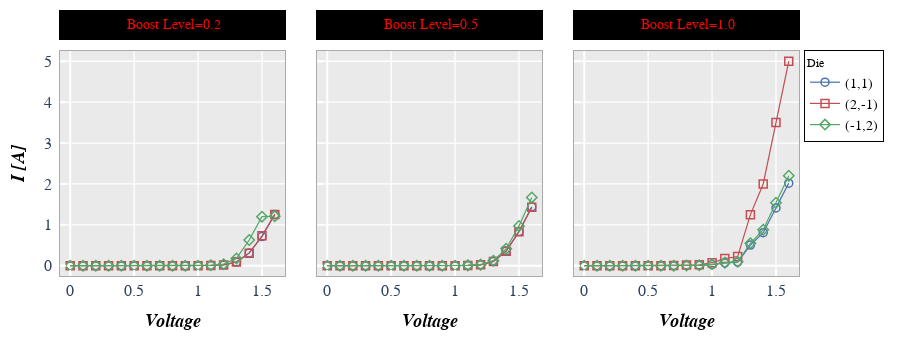

The notebook cell this image was saved under:
### Markdown cell above
Column plots create multiple subplots in a single row.  Each unique value in the DataFrame column provided for keyword ``col`` creates a new column in the subplot grid.  Plot order is defined alphabetically from left to right.  Each column contains a column label indicating the unique value of the ``col`` column.

### Code cell
fcp.plot(df, x='Voltage', y='I [A]', legend='Die', col='Boost Level', ax_size=[225, 225], legend_edge_color='#000000', modebar_visible=True,
         filter='Substrate=="Si" & Target Wavelength==450 & Temperature [C]==25', label_col_fill_color='#000000', show=True, label_col_font_color='#ff0000')

### Figure 1 — Plotly figure (JSON) as saved in the notebook; plotly's stock layout.template omitted (floating-point values rounded to 4 significant figures)
{"data": [{"line": {"width": 1.2}, "marker": {"color": "#4b72b0", "line": {"color": "#4b72b0", "width": 1.5}, "size": 8, "symbol": "circle-open"}, "mode": "lines+markers", "name": "(1,1)", "showlegend": true, "type": "scatter", "x": [0, 0.1, 0.2, 0.3, 0.4, 0.5, 0.6, 0.7, 0.8, 0.9, 1, 1.1, 1.2, 1.3, 1.4, 1.5, 1.6], "xaxis": "x", "y": [0, 0, 0, 0, 0, 0, 0, 0, 0, 0, 0.001, 0.007, 0.021, 0.091, 0.314, 0.713, 1.253], "yaxis": "y"}, {"line": {"width": 1.2}, "marker": {"color": "#c34e52", "line": {"color": "#c34e52", "width": 1.5}, "size": 8, "symbol": "square-open"}, "mode": "lines+markers", "name": "(2,-1)", "showlegend": true, "type": "scatter", "x": [0, 0.1, 0.2, 0.3, 0.4, 0.5, 0.6, 0.7, 0.8, 0.9, 1, 1.1, 1.2, 1.3, 1.4, 1.5, 1.6], "xaxis": "x", "y": [0, 0, 0, 0, 0, 0, 0, 0, 0, 0, 0.001, 0.007, 0.02, 0.092, 0.309, 0.731, 1.255], "yaxis": "y"}, {"line": {"width": 1.2}, "marker": {"color": "#54a767", "line": {"color": "#54a767", "width": 1.5}, "size": 8, "symbol": "diamond-open"}, "mode": "lines+markers", "name": "(-1,2)", "showlegend": true, "type": "scatter", "x": [0, 0.1, 0.2, 0.3, 0.4, 0.5, 0.6, 0.7, 0.8, 0.9, 1, 1.1, 1.2, 1.3, 1.4, 1.5, 1.6], "xaxis": "x", "y": [0, 0, 0, 0, 0, 0, 0, 0, 0, 0, 0.002, 0.014, 0.04, 0.18, 0.63, 1.2, 1.211], "yaxis": "y"}, {"line": {"width": 1.2}, "marker": {"color": "#4b72b0", "line": {"color": "#4b72b0", "width": 1.5}, "size": 8, "symbol": "circle-open"}, "mode": "lines+markers", "name": "(1,1)", "showlegend": false, "type": "scatter", "x": [0, 0.1, 0.2, 0.3, 0.4, 0.5, 0.6, 0.7, 0.8, 0.9, 1, 1.1, 1.2, 1.3, 1.4, 1.5, 1.6], "xaxis": "x2", "y": [0, 0, 0, 0, 0, 0, 0, 0, 0, 0, 0.0012, 0.0084, 0.024, 0.108, 0.36, 0.84, 1.44], "yaxis": "y2"}, {"line": {"width": 1.2}, "marker": {"color": "#c34e52", "line": {"color": "#c34e52", "width": 1.5}, "size": 8, "symbol": "square-open"}, "mode": "lines+markers", "name": "(2,-1)", "showlegend": false, "type": "scatter", "x": [0, 0.1, 0.2, 0.3, 0.4, 0.5, 0.6, 0.7, 0.8, 0.9, 1, 1.1, 1.2, 1.3, 1.4, 1.5, 1.6], "xaxis": "x2", "y": [0, 0, 0, 0, 0, 0, 0, 0, 0, 0.001, 0.00119, 0.00833, 0.0238, 0.1071, 0.357, 0.833, 1.428], "yaxis": "y2"}, {"line": {"width": 1.2}, "marker": {"color": "#54a767", "line": {"color": "#54a767", "width": 1.5}, "size": 8, "symbol": "diamond-open"}, "mode": "lines+markers", "name": "(-1,2)", "showlegend": false, "type": "scatter", "x": [0, 0.1, 0.2, 0.3, 0.4, 0.5, 0.6, 0.7, 0.8, 0.9, 1, 1.1, 1.2, 1.3, 1.4, 1.5, 1.6], "xaxis": "x2", "y": [0, 0, 0, 0, 0, 0, 0, 0, 0, 0.0005, 0.001392, 0.009747, 0.02785, 0.1253, 0.4177, 0.9747, 1.671], "yaxis": "y2"}, {"line": {"width": 1.2}, "marker": {"color": "#4b72b0", "line": {"color": "#4b72b0", "width": 1.5}, "size": 8, "symbol": "circle-open"}, "mode": "lines+markers", "name": "(1,1)", "showlegend": false, "type": "scatter", "x": [0, 0.1, 0.2, 0.3, 0.4, 0.5, 0.6, 0.7, 0.8, 0.9, 1, 1.1, 1.2, 1.3, 1.4, 1.5, 1.6], "xaxis": "x3", "y": [0, 0, 0, 0, 0, 0, 0.00101, 0.00303, 0.00707, 0.0101, 0.0303, 0.0707, 0.0909, 0.505, 0.808, 1.414, 2.02], "yaxis": "y3"}, {"line": {"width": 1.2}, "marker": {"color": "#c34e52", "line": {"color": "#c34e52", "width": 1.5}, "size": 8, "symbol": "square-open"}, "mode": "lines+markers", "name": "(2,-1)", "showlegend": false, "type": "scatter", "x": [0, 0.1, 0.2, 0.3, 0.4, 0.5, 0.6, 0.7, 0.8, 0.9, 1, 1.1, 1.2, 1.3, 1.4, 1.5, 1.6], "xaxis": "x3", "y": [0, 0, 0, 0, 0, 0, 0.0025, 0.0075, 0.0175, 0.025, 0.075, 0.175, 0.225, 1.25, 2, 3.5, 5], "yaxis": "y3"}, {"line": {"width": 1.2}, "marker": {"color": "#54a767", "line": {"color": "#54a767", "width": 1.5}, "size": 8, "symbol": "diamond-open"}, "mode": "lines+markers", "name": "(-1,2)", "showlegend": false, "type": "scatter", "x": [0, 0.1, 0.2, 0.3, 0.4, 0.5, 0.6, 0.7, 0.8, 0.9, 1, 1.1, 1.2, 1.3, 1.4, 1.5, 1.6], "xaxis": "x3", "y": [0, 0, 0, 0, 0, 0, 0.0011, 0.0033, 0.0077, 0.011, 0.033, 0.077, 0.099, 0.55, 0.88, 1.54, 2.2], "yaxis": "y3"}], "layout": {"annotations": [{"font": {"color": "#ff0000", "family": "sans-serif", "size": 14}, "showarrow": false, "text": "Boost Level=0.2", "textangle": 0, "x": 0.5044, "xanchor": "center", "xref": "x domain", "y": 1.116, "yanchor": "middle", "yref": "y domain"}, {"font": {"color": "#ff0000", "family": "sans-serif", "size": 14}, "showarrow": false, "text": "Boost Level=0.5", "textangle": 0, "x": 0.5044, "xanchor": "center", "xref": "x2 domain", "y": 1.116, "yanchor": "middle", "yref": "y2 domain"}, {"font": {"color": "#ff0000", "family": "sans-serif", "size": 14}, "showarrow": false, "text": "Boost Level=1.0", "textangle": 0, "x": 0.5044, "xanchor": "center", "xref": "x3 domain", "y": 1.116, "yanchor": "middle", "yref": "y3 domain"}], "autosize": true, "height": 343, "legend": {"bgcolor": "#ffffff", "bordercolor": "#000000", "borderwidth": 1, "font": {"color": "black", "family": "sans-serif", "size": 14}, "itemwidth": 30, "title": {"font": {"family": "sans-serif", "size": 12}, "text": "Die"}, "traceorder": "normal", "x": 1.001, "xanchor": "right", "y": 1, "yanchor": "top"}, "margin": {"b": 66, "l": 60, "r": 36, "t": 50}, "modebar": {"bgcolor": "#ffffff", "orientation": "v"}, "paper_bgcolor": "#ffffff", "plot_bgcolor": "#eaeaea", "shapes": [{"fillcolor": "#000000", "line": {"color": "#8c8c8c", "width": 0}, "type": "rect", "x0": -0.004444, "x1": 1.004, "xref": "x domain", "y0": 1.049, "y1": 1.182, "yref": "y domain"}, {"fillcolor": "#000000", "line": {"color": "#8c8c8c", "width": 0}, "type": "rect", "x0": -0.004444, "x1": 1.004, "xref": "x2 domain", "y0": 1.049, "y1": 1.182, "yref": "y2 domain"}, {"fillcolor": "#000000", "line": {"color": "#8c8c8c", "width": 0}, "type": "rect", "x0": -0.004444, "x1": 1.004, "xref": "x3 domain", "y0": 1.049, "y1": 1.182, "yref": "y3 domain"}], "showlegend": true, "title": {"x": 0.537, "y": 0.965}, "width": 919, "xaxis": {"anchor": "y", "domain": [0, 0.2734], "gridcolor": "#ffffff", "griddash": "solid", "gridwidth": 1.3, "linecolor": "#aaaaaa", "linewidth": 1, "mirror": true, "range": [-0.08, 1.68], "showline": true, "showticklabels": true, "tickcolor": "#ffffff", "tickfont": {"family": "sans-serif", "size": 16}, "ticklen": 6.2, "ticks": "inside", "tickwidth": 2.2, "title": {"font": {"color": "#000000", "family": "sans-serif", "size": 18}, "standoff": 15, "text": "<i><b>Voltage</b></i>"}, "type": "linear"}, "xaxis2": {"anchor": "y2", "domain": [0.3123, 0.5857], "gridcolor": "#ffffff", "griddash": "solid", "gridwidth": 1.3, "linecolor": "#aaaaaa", "linewidth": 1, "mirror": true, "range": [-0.08, 1.68], "showline": true, "showticklabels": true, "tickcolor": "#ffffff", "tickfont": {"family": "sans-serif", "size": 16}, "ticklen": 6.2, "ticks": "inside", "tickwidth": 2.2, "title": {"font": {"color": "#000000", "family": "sans-serif", "size": 18}, "standoff": 15, "text": "<i><b><i><b>Voltage</b></i></b></i>"}, "type": "linear"}, "xaxis3": {"anchor": "y3", "domain": [0.6245, 0.8979], "gridcolor": "#ffffff", "griddash": "solid", "gridwidth": 1.3, "linecolor": "#aaaaaa", "linewidth": 1, "mirror": true, "range": [-0.08, 1.68], "showline": true, "showticklabels": true, "tickcolor": "#ffffff", "tickfont": {"family": "sans-serif", "size": 16}, "ticklen": 6.2, "ticks": "inside", "tickwidth": 2.2, "title": {"font": {"color": "#000000", "family": "sans-serif", "size": 18}, "standoff": 15, "text": "<i><b><i><b><i><b>Voltage</b></i></b></i></b></i>"}, "type": "linear"}, "yaxis": {"anchor": "x", "domain": [0.004405, 0.9956], "gridcolor": "#ffffff", "griddash": "solid", "gridwidth": 1.3, "linecolor": "#aaaaaa", "linewidth": 1, "mirror": true, "range": [-0.25, 5.25], "showline": true, "showticklabels": true, "tickcolor": "#ffffff", "tickfont": {"family": "sans-serif", "size": 16}, "ticklen": 6.2, "ticks": "inside", "ticksuffix": " ", "tickwidth": 2.2, "title": {"font": {"color": "#000000", "family": "sans-serif", "size": 18}, "standoff": 15, "text": "<i><b>I [A]</b></i>"}, "type": "linear"}, "yaxis2": {"anchor": "x2", "domain": [0.004405, 0.9956], "gridcolor": "#ffffff", "griddash": "solid", "gridwidth": 1.3, "linecolor": "#aaaaaa", "linewidth": 1, "matches": "y", "mirror": true, "range": [-0.25, 5.25], "showline": true, "showticklabels": false, "tickcolor": "#ffffff", "tickfont": {"family": "sans-serif", "size": 16}, "ticklen": 6.2, "ticks": "inside", "ticksuffix": " ", "tickwidth": 2.2, "type": "linear"}, "yaxis3": {"anchor": "x3", "domain": [0.004405, 0.9956], "gridcolor": "#ffffff", "griddash": "solid", "gridwidth": 1.3, "linecolor": "#aaaaaa", "linewidth": 1, "matches": "y", "mirror": true, "range": [-0.25, 5.25], "showline": true, "showticklabels": false, "tickcolor": "#ffffff", "tickfont": {"family": "sans-serif", "size": 16}, "ticklen": 6.2, "ticks": "inside", "ticksuffix": " ", "tickwidth": 2.2, "type": "linear"}}}
